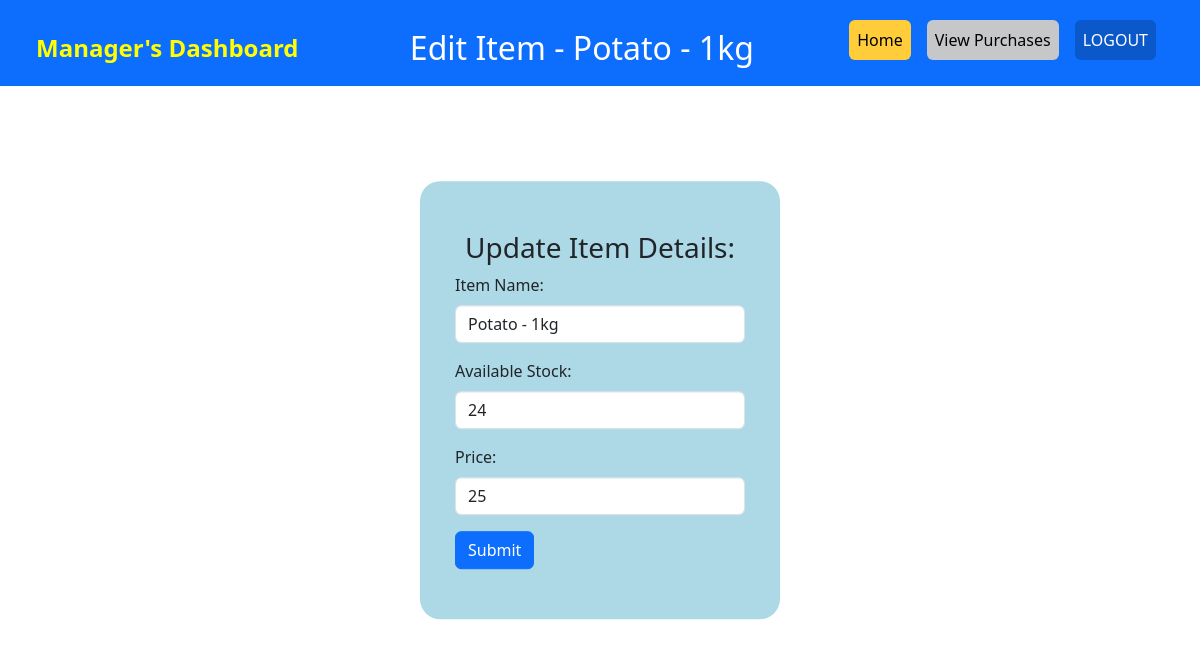
Screenshot of /manager/category/Fruits and Vegetables/edit_item/7 (signed in) with the database file from the repository.
### main.py (models this page shows)
class Items(db.Model):
    __tablename__='items'
    item_id = db.Column(db.Integer, primary_key=True, autoincrement=True, nullable=False, unique=True)
    category_id = db.Column(db.Integer, db.ForeignKey("category.category_id"), nullable=False)
    item_name = db.Column(db.String, nullable=False, unique=True)
    stock = db.Column(db.Integer, nullable=False)
    price = db.Column(db.Integer, nullable=False)

### main.py (the view, shortened to what this page needs)
@app.route('/manager/category/<category_name>/edit_item/<int:item_id>', methods=['GET', 'POST'])
@login_required
def edit_item(category_name, item_id):
    item = Items.query.get(item_id)
    return render_template('edit_item.html', item=item)

### main.py (called while the page is built)
@login_manager.user_loader
def load_user(user_id):
    return User.query.get(int(user_id))

### templates/edit_item.html (shortened to what this page needs)
<!DOCTYPE html>
<html lang="en">
<head>
    <link href="https://cdn.jsdelivr.net/npm/bootstrap@5.3.1/dist/css/bootstrap.min.css" rel="stylesheet">
</head>
<body>
<nav class="navbar navbar-expand-lg navbar-dark bg-primary" style="padding: 20px 0px 10px;">
    <div class="container-fluid">
        <a class="navbar-brand" href="#" style="font-size: 24px; color:yellow; padding-left: 24px;"><b>Manager's Dashboard</b></a>
        <div class="collapse navbar-collapse" id="navbarNav">
            <h2 class="d-flex mx-auto my-2 my-lg-0" align="center" style="color: white;">Edit Item - {{ item.item_name }}</h2>
            <ul class="navbar-nav ml-auto">
                <li class="nav-item">
                    <a class="btn btn-warning nav-link active" href="/manager" style="color: black;">Home</a>
                </li>
                <li class="nav-item">
                    <a class="nav-link" href="#"></a>
                </li>
                <li class="nav-item">
                    <a class="btn btn-light mb-3 nav-link active" aria-current="page" href="{{ url_for('purchases', managerid=current_user.id) }}" style="color: black;">View Purchases</a>
                  </li>
                <li class="nav-item">
                    <a class="nav-link" href="#"></a>
                </li>
                <li class="nav-item">
                  <a class="btn btn-primary mb-3 nav-link active" aria-current="page" href="/logout">LOGOUT</a>
                </li>
                <li class="nav-item">
                    <a class="nav-link" href="#"></a>
                </li>
                <li class="nav-item">
                    <a class="nav-link" href="#"></a>
                </li>
            </ul>
        </div>
    </div>
</nav>
    <div class="edit-item">
      <div class="container">
        <h3 align="center">Update Item Details:</h3>
        <form method="POST" action="">
            <div class="mb-3">
                <label for="item_name" class="form-label">Item Name:</label>
                <input type="text" class="form-control" id="item_name" name="item_name" value="{{ item.item_name }}">
            </div>
            <div class="mb-3">
                <label for="stock" class="form-label">Available Stock:</label>
                <input type="number" class="form-control" id="stock" name="stock" value="{{ item.stock }}">
            </div>
            <div class="mb-3">
                <label for="price" class="form-label">Price:</label>
                <input type="number" class="form-control" id="price" name="price" value="{{ item.price }}">
            </div>
            <button type="submit" class="btn btn-primary">Submit</button>
        </form>
    </div>
    </div>
</body>
</html>

### templates/edit_item.html (style rules this page uses)
.edit-item .container { border-radius: 20px; padding: 50px 35px 50px 35px; width: 360px; background-color: lightblue; margin: 0; position: absolute; top: 50%; left: 50%; transform: translate(-50%, -50%); }

### rows the page displays
Items: item_name "Potato - 1kg", stock "24", price "25"
